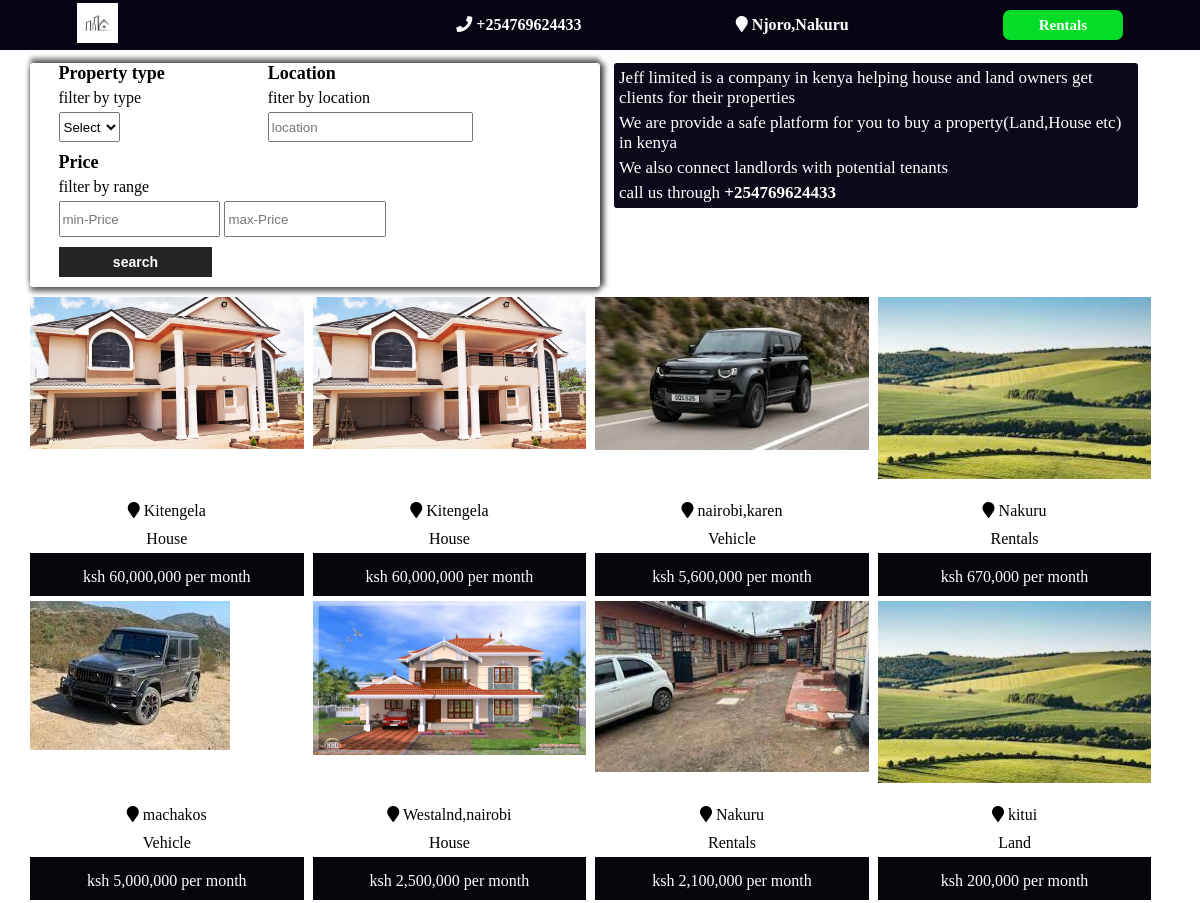
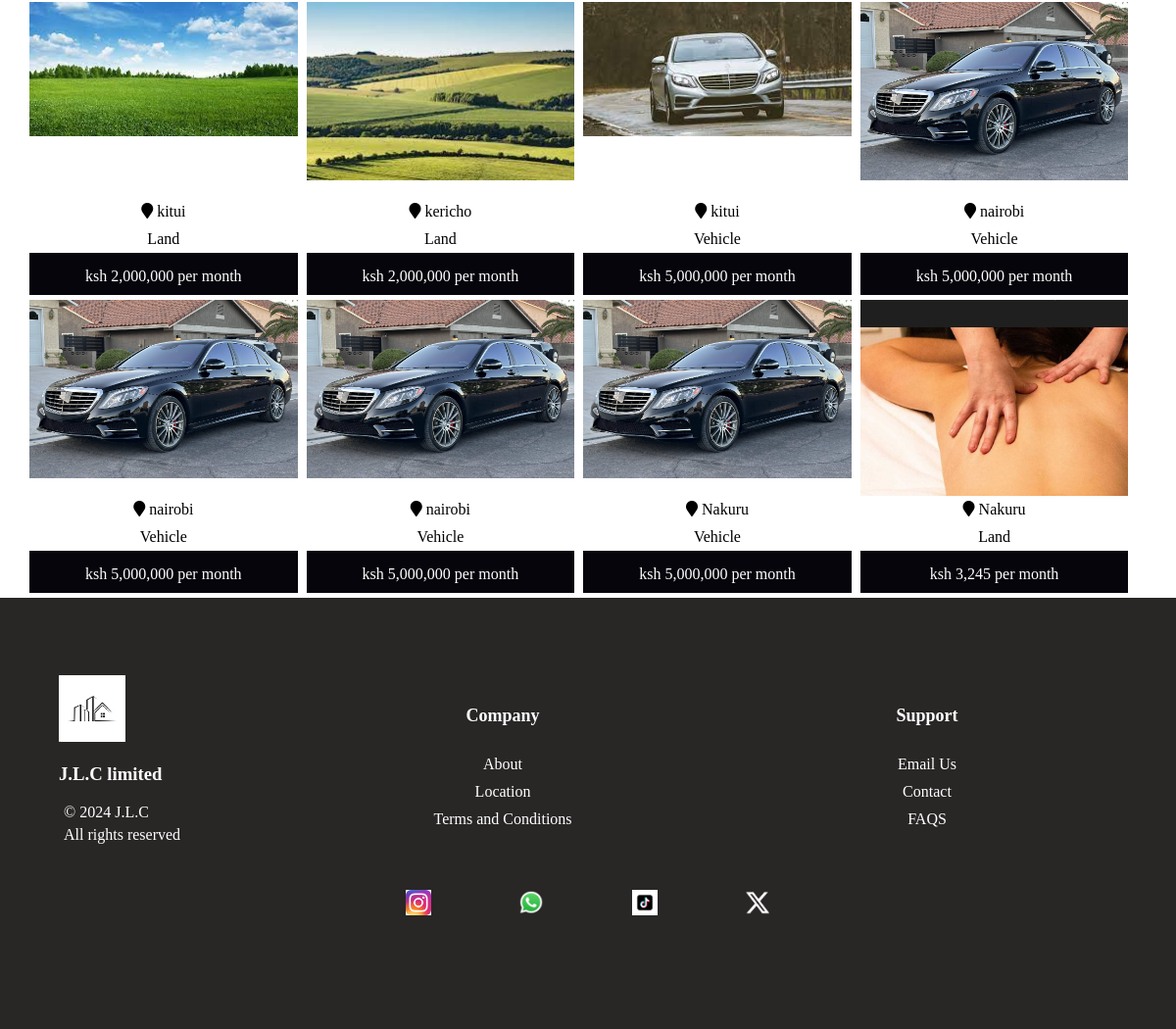
/buy_property, run on the app's committed database (2 pictures, top to bottom).
### app/models.py (models this page shows, shortened)
class Property_on_sale(models.Model):
    owner = models.ForeignKey(Profile,on_delete=models.CASCADE)
    choices=(
        ('Rentals' , 'Rentals'),
        ('Land' , 'Land'),
        ('House' , 'House'),
        ('Vehicle' , 'Vehicle'),
    )
    property_type = models.CharField(choices=choices , max_length=50)
    features= models.TextField()
    location = models.CharField(max_length=1000)
    pin_location = models.CharField(null=True,blank=True,max_length=1000)
    photos = models.ImageField(upload_to='images/' ,null=True)
    video = models.FileField(upload_to='videos/',  blank=True,null=True)
    price = models.IntegerField()
    payment_process = models.TextField(null=True)
    contact = models.CharField(max_length=20)
    id_photo_front = models.ImageField(upload_to='images/' ,null=True)
    id_photo_back = models.ImageField(upload_to='images/' ,null=True)
    posted = models.DateTimeField(auto_now=True)
    is_available = models.BooleanField(default=True)

### app/views.py (the view)
# urls.py: path('buy_property',views.properties_on_sale,name='buy_property'),
def properties_on_sale(request):
     properties = Property_on_sale.objects.all()
     return render(request, 'buyproperty.html' ,{'properties':properties})

### templates/buyproperty.html (shortened to what this page needs)
{% extends 'header.html' %}
{% load humanize %}
{% load static%}
{%block content%}
<!DOCTYPE html>
<html lang="en">
<head>
    <link rel="stylesheet" href="{% static 'buyproperty.css' %}">
</head>
<body>
    <div class="main-container">
        <div class="search-container">
            <div class="form">
                <form method="POST" action="/search_property">
                    <div class="size">
                        <label for="Size">Property type</label>
                        <span>filter by type</span>
                        <select name="Size" id="size-filter">
                            <option value="">Select Size</option>
                        </select>
                    </div>
                    <div class="location">
                        <label for="search-location">Location </label>
                        <span>fiter by location</span>
                        <input type="search" name="location" placeholder="location">
                    </div>
                    <label for="Rent">Price</label>
                    <span>filter by range</span>
                    <input type="number" class="min-Price" name="min-Price" placeholder="min-Price">
                    <input type="number" class="max-Price" name="max-Price" placeholder="max-Price">
                    <input type="submit" class="search-btn" value="search">
                </form>
            </div>
        </div>
        <div class="adverts">
            <p>Jeff limited is a company in kenya helping house and land owners get clients for their properties</p>
            <p>We are provide a safe platform for you to buy a property(Land,House etc) in kenya</p>
            <p>We also connect landlords with potential tenants </p>
            <p>call us through <b>+254769624433</b></p>
        </div>
        {% for property in properties reversed %}
        <a href="/view_property_on_sale_details/{{property.id}}">
            <div class="property-container">
                <div class="photo-container">
                     <img src="{{property.photos.url}}">
                </div>
                <div class="property-details">
                     <p><i class="fa fa-map-marker" aria-hidden="true"></i> {{property.location}}</p>
                     <p>{{property.property_type}}</p>
                </div>
                <div class="property-cost">
                     <p style="padding-top: 5px;">ksh {{ property.price|intcomma }} per month</p>
                </div>
             </div>
        </a>
        {% endfor %}
    </div>
    {% endblock %}

### static/header.css (style rules this page uses)
body { padding: 0; margin: 0; height: 100%; }
a { text-decoration: none; }

### static/buyproperty.css (style rules this page uses)
.main-container { width: 95%; margin-left: auto; margin-right: auto; margin-top: 53px; }
.main-container a { color: black; text-decoration: none; }
.search-container { display: inline-block; background-color: white; width: 50%; height: auto; margin-bottom: 10px; margin-top: 10px; display: inline-block; border-radius: 3px; box-shadow: 5px 0 5px rgba(0, 0, 0, 0.5), 0 -5px 5px rgba(0, 0, 0, 0.5), 0 5px 5px rgba(0, 0, 0, 0.5); }
.size , .location { display: inline-block; width: 40%; }
.size { vertical-align: top; }
.size input , .location input { width: 100%; }
.min-Price , .max-Price { display: inline-block; width: 30%; }
input , select { display: block; width: 30%; height: 30px; justify-content: center; margin-bottom: 10px; }
label { display: block; font-weight: bold; font-size: 18px; }
span { display: block; padding: 5px 0; }
.search-btn { background-color: rgb(37, 35, 35); color: white; border: none; font-weight: bold; font-size: 14px; }
form { width: 90%; margin-left: auto; margin-right: auto; }
.adverts { background-color: rgb(11, 10, 27); color: white; display: inline-block; margin-left: 10px; margin-top: 10px; vertical-align: top; width: 46%; font-size: 17px; border-radius: 3px; }
p { margin: 5px; }
.property-container { background-color: white; width: 24%; display: inline-block; border-top-left-radius: 5px; border-top-right-radius: 5px; margin-bottom: 5px; margin-right: 5px; border: rgb(6, 5, 12); vertical-align: top; }
.photo-container { width: 100%; height: 200px; overflow: hidden; position: relative; }
.photo-container img { max-width: 100%; max-heidght: 100%; object-fit: cover; }
.property-details { display: flex; flex-direction: column; width: 100%; text-align: center; margin-left: auto; margin-right: auto; }
.property-cost { width: 100%; color: white; border: none; background-color: rgb(6, 5, 12); height: 43px; display: flex; justify-content: center; align-items: center; text-align: center; }

### data on the page
Property_on_sale: photos (picture), location "Kitengela", property_type "House", price "60,000,000"
Property_on_sale: photos (picture), location "Kitengela", property_type "House", price "60,000,000"
Property_on_sale: photos (picture), location "nairobi,karen", property_type "Vehicle", price "5,600,000"
Property_on_sale: photos (picture), location "Nakuru", property_type "Rentals", price "670,000"
Property_on_sale: photos (picture), location "machakos", property_type "Vehicle", price "5,000,000"
Property_on_sale: photos (picture), location "Westalnd,nairobi", property_type "House", price "2,500,000"
Property_on_sale: photos (picture), location "Nakuru", property_type "Rentals", price "2,100,000"
Property_on_sale: photos (picture), location "kitui", property_type "Land", price "200,000"
Property_on_sale: photos (picture), location "kitui", property_type "Land", price "2,000,000"
Property_on_sale: photos (picture), location "kericho", property_type "Land", price "2,000,000"
Property_on_sale: photos (picture), location "kitui", property_type "Vehicle", price "5,000,000"
Property_on_sale: photos (picture), location "nairobi", property_type "Vehicle", price "5,000,000"
Property_on_sale: photos (picture), location "nairobi", property_type "Vehicle", price "5,000,000"
Property_on_sale: photos (picture), location "nairobi", property_type "Vehicle", price "5,000,000"
Property_on_sale: photos (picture), location "Nakuru", property_type "Vehicle", price "5,000,000"
Property_on_sale: photos (picture), location "Nakuru", property_type "Land", price "3,245"
